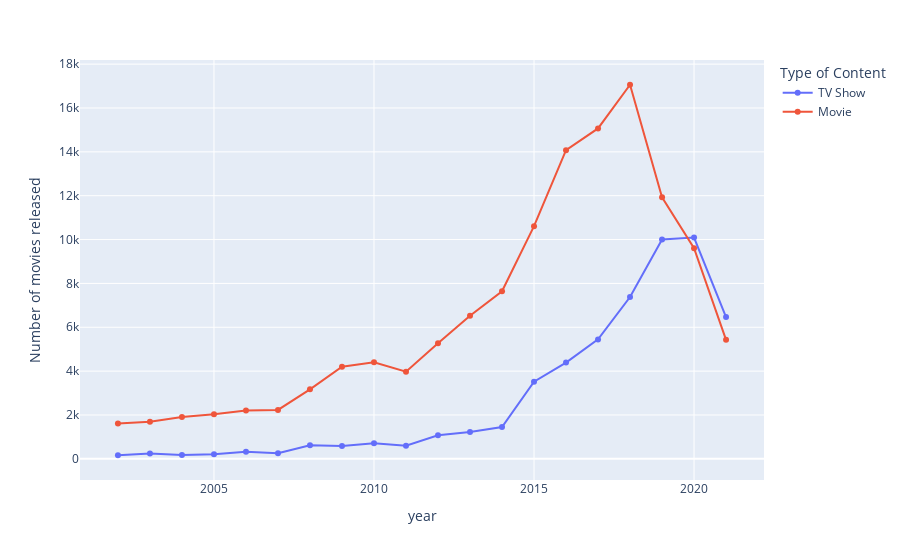

Here is the notebook cell this chart was saved with:
### Code cell
fig = px.line(netflix_focus, x="release_year", y="count", color='type',
              title='', 
             markers=True)
fig.update_layout(xaxis_title="year",
                  yaxis_title="Number of movies released",
                  legend_title='Type of Content')

### Figure 1 — Plotly figure (JSON) as saved in the notebook; plotly's stock layout.template omitted (floating-point values rounded to 4 significant figures)
{"data": [{"hovertemplate": "type=TV Show<br>release_year=%{x}<br>count=%{y}<extra></extra>", "legendgroup": "TV Show", "line": {"color": "#636efa", "dash": "solid"}, "marker": {"symbol": "circle"}, "mode": "markers+lines", "name": "TV Show", "orientation": "v", "showlegend": true, "type": "scatter", "x": [2021, 2020, 2019, 2018, 2017, 2016, 2015, 2014, 2013, 2012, 2011, 2010, 2009, 2008, 2007, 2006, 2005, 2004, 2003, 2002], "xaxis": "x", "y": [6467, 10089, 10005, 7381, 5447, 4390, 3516, 1454, 1223, 1077, 599, 709, 581, 622, 259, 318, 205, 175, 242, 164], "yaxis": "y"}, {"hovertemplate": "type=Movie<br>release_year=%{x}<br>count=%{y}<extra></extra>", "legendgroup": "Movie", "line": {"color": "#EF553B", "dash": "solid"}, "marker": {"symbol": "circle"}, "mode": "markers+lines", "name": "Movie", "orientation": "v", "showlegend": true, "type": "scatter", "x": [2021, 2020, 2019, 2018, 2017, 2016, 2015, 2014, 2013, 2012, 2011, 2010, 2009, 2008, 2007, 2006, 2005, 2004, 2003, 2002], "xaxis": "x", "y": [5427, 9608, 11926, 17060, 15069, 14075, 10612, 7644, 6522, 5277, 3974, 4400, 4201, 3169, 2231, 2205, 2032, 1906, 1692, 1613], "yaxis": "y"}], "layout": {"legend": {"title": {"text": "Type of Content"}, "tracegroupgap": 0}, "margin": {"t": 60}, "xaxis": {"anchor": "y", "domain": [0, 1], "title": {"text": "year"}}, "yaxis": {"anchor": "x", "domain": [0, 1], "title": {"text": "Number of movies released"}}}}
